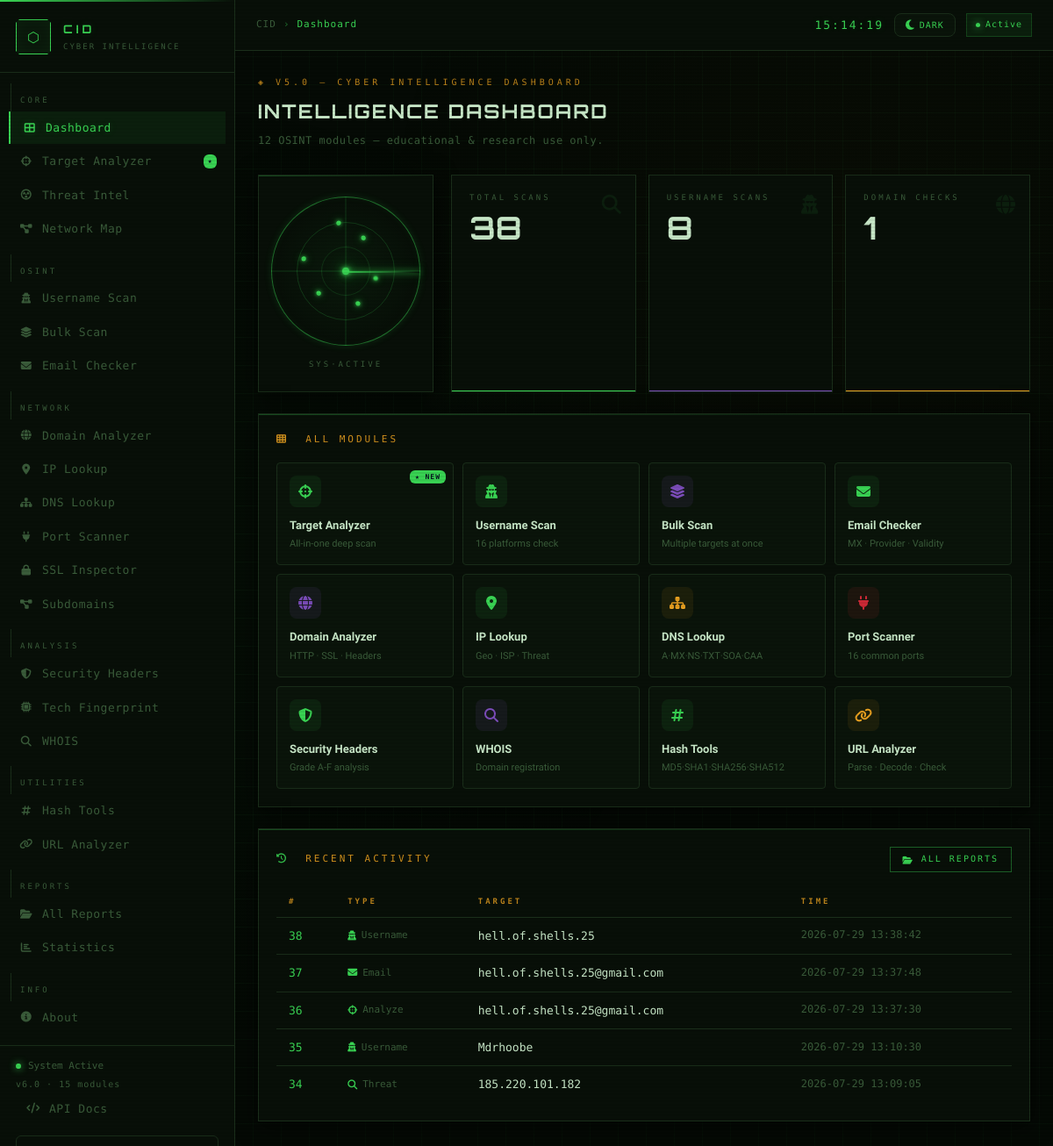
The page / (signed in) on the database as committed earlier.
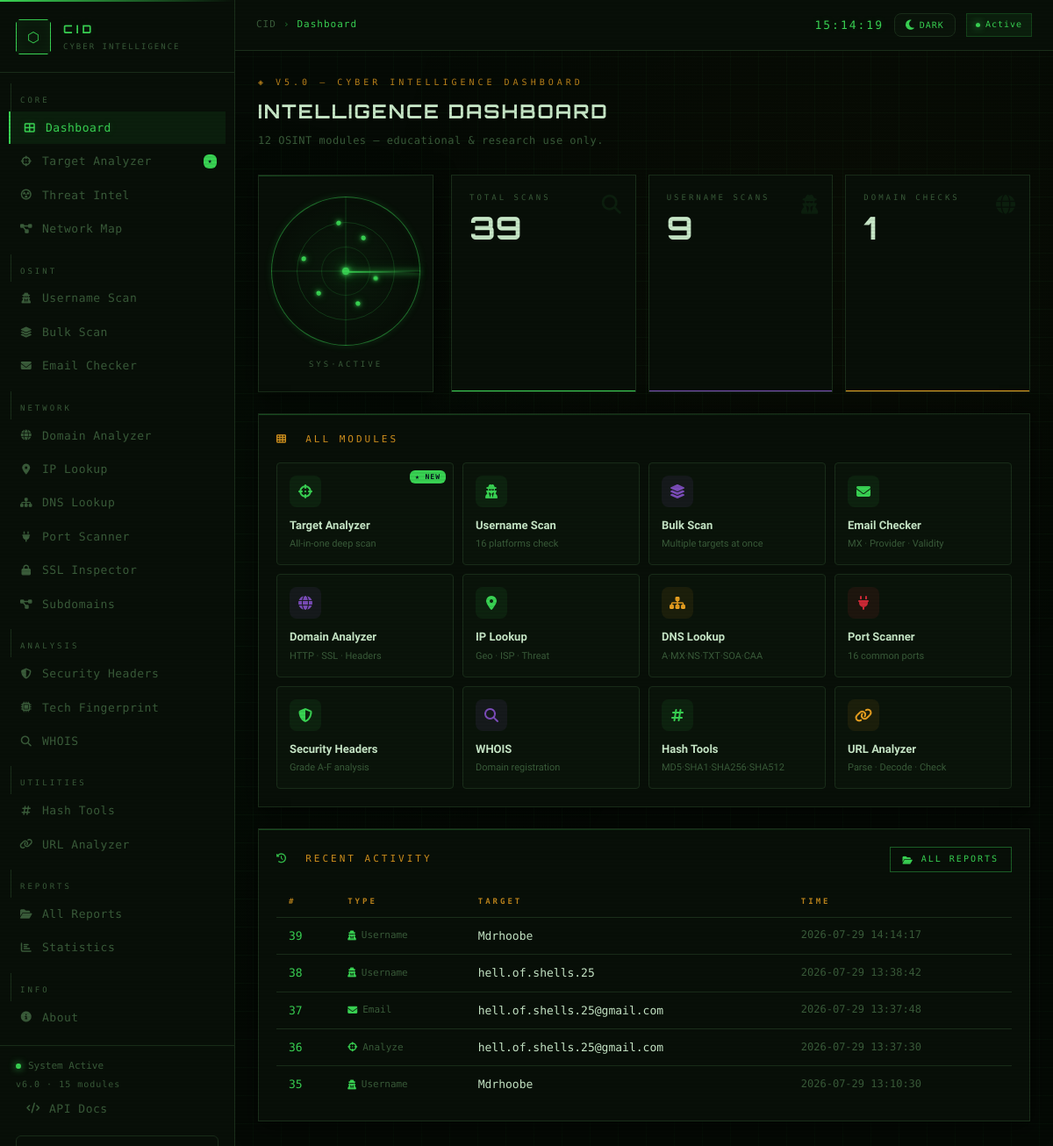
The same page on the database as committed later.
### tables this page shows
CREATE TABLE reports (
                id        INTEGER PRIMARY KEY AUTOINCREMENT,
                type      TEXT NOT NULL,
                target    TEXT NOT NULL,
                results   TEXT NOT NULL DEFAULT '{}',
                summary   TEXT DEFAULT '{}',
                timestamp TEXT NOT NULL
            );

### app.py (the view)
@app.route('/')
@login_required
def dashboard():
    total, uname, domain = count_reports()
    return render_template('dashboard.html', total=total, uname=uname,
                           domain=domain, recent=get_recent_reports(5), active='dashboard')

### app.py (called while the page is built)
def login_required(f):
    @wraps(f)
    def decorated(*args, **kwargs):
        if not session.get('logged_in'):
            return redirect(url_for('login'))
        return f(*args, **kwargs)
    return decorated

### db.py (called while the page is built)
def get_conn():
    conn = sqlite3.connect(DB_PATH)
    conn.row_factory = sqlite3.Row
    return conn

def get_recent_reports(limit=5):
    with get_conn() as conn:
        rows = conn.execute('SELECT * FROM reports ORDER BY id DESC LIMIT ?', (limit,)).fetchall()
    return [_to_dict(r) for r in rows]

def count_reports():
    with get_conn() as conn:
        total  = conn.execute('SELECT COUNT(*) FROM reports').fetchone()[0]
        uname  = conn.execute("SELECT COUNT(*) FROM reports WHERE type='username'").fetchone()[0]
        domain = conn.execute("SELECT COUNT(*) FROM reports WHERE type='domain'").fetchone()[0]
    return total, uname, domain

def _to_dict(row):
    if row is None: return None
    d = dict(row)
    for f in ('results', 'summary'):
        try:    d[f] = json.loads(d[f])
        except: d[f] = {}
    return d

### templates/dashboard.html (shortened to what this page needs)
{% extends "base.html" %}
{% block breadcrumb %}Dashboard{% endblock %}
{% block content %}
<div class="page-hdr">
  <div class="page-eye">◈ v5.0 — Cyber Intelligence Dashboard</div>
  <h1 class="page-title">Intelligence Dashboard</h1>
  <p class="page-sub">12 OSINT modules — educational & research use only.</p>
</div>
<div style="display:grid;grid-template-columns:200px 1fr;gap:20px;margin-bottom:24px;">
  <div class="card" style="padding:24px;display:flex;flex-direction:column;align-items:center;justify-content:center;min-height:200px;">
    <div class="radar-container">
      <div class="radar-sweep"></div>
      <div class="radar-center"></div>
      <div class="radar-target" style="top:28%;left:62%;animation-delay:0.5s;"></div>
      <div class="radar-target" style="top:65%;left:32%;animation-delay:1.4s;"></div>
      <div class="radar-target" style="top:18%;left:45%;animation-delay:2.1s;"></div>
      <div class="radar-target" style="top:72%;left:58%;animation-delay:0.9s;"></div>
      <div class="radar-target" style="top:42%;left:22%;animation-delay:1.7s;"></div>
      <div class="radar-target" style="top:55%;left:70%;animation-delay:2.8s;"></div>
    </div>
    <div style="font-family:var(--font-mono);font-size:9px;color:var(--text-dim);
                letter-spacing:3px;margin-top:14px;text-align:center;">
      SYS·ACTIVE
    </div>
  </div>
  <div style="display:grid;grid-template-columns:repeat(3,1fr);gap:14px;">
    <div class="stat-card c-green">
      <div class="stat-lbl">Total Scans</div>
      <div class="stat-val">{{ total }}</div>
      <div class="stat-icon"><i class="fas fa-search"></i></div>
    </div>
    <div class="stat-card c-violet">
      <div class="stat-lbl">Username Scans</div>
      <div class="stat-val">{{ uname }}</div>
      <div class="stat-icon"><i class="fas fa-user-secret"></i></div>
    </div>
    <div class="stat-card c-amber">
      <div class="stat-lbl">Domain Checks</div>
      <div class="stat-val">{{ domain }}</div>
      <div class="stat-icon"><i class="fas fa-globe"></i></div>
    </div>
  </div>
</div>
<div class="card" style="margin-bottom:24px;">
  <div class="card-label"><i class="fas fa-th" style="color:var(--amber);"></i> &nbsp;All Modules</div>
  <div style="display:grid;grid-template-columns:repeat(4,1fr);gap:10px;">
    {% for route, icon, color, name, desc, is_new in tools %}
    <a href="{{ url_for(route) }}"
       style="display:flex;flex-direction:column;gap:10px;padding:14px;
              background:var(--bg-input);border:1px solid var(--border);border-radius:var(--r);
              text-decoration:none;color:var(--text);transition:all .2s;position:relative;overflow:hidden;"
       onmouseover="this.style.borderColor='var(--{{ color }})';this.style.background='rgba(0,200,255,.04)';this.style.transform='translateY(-2px)'"
       onmouseout="this.style.borderColor='var(--border)';this.style.background='var(--bg-input)';this.style.transform='translateY(0)'">
      {% if is_new %}
      <span style="position:absolute;top:8px;right:8px;background:var(--cyan);color:#07101f;
                   font-size:8px;font-family:var(--font-mono);font-weight:700;padding:1px 6px;
                   border-radius:6px;letter-spacing:1px;">★ NEW</span>
      {% endif %}
      <div style="width:36px;height:36px;border-radius:8px;background:var(--{{ color }}-dim);
                  color:var(--{{ color }});display:flex;align-items:center;justify-content:center;font-size:16px;">
        <i class="{{ icon }}"></i>
      </div>
      <div>
        <div style="font-weight:600;font-size:13px;color:var(--text-hi);">{{ name }}</div>
        <div style="font-size:11px;color:var(--text-dim);margin-top:2px;">{{ desc }}</div>
      </div>
    </a>
    {% endfor %}
  </div>
</div>
<div class="card">
  <div style="display:flex;align-items:center;justify-content:space-between;margin-bottom:16px;">
    <div class="card-label" style="margin-bottom:0;"><i class="fas fa-history" style="color:var(--cyan);"></i> &nbsp;Recent Activity</div>
    <a href="{{ url_for('reports') }}" class="btn btn-outline btn-sm"><i class="fas fa-folder-open"></i> All Reports</a>
  </div>
  {% if recent %}
  <table class="data-table">
    <thead><tr><th>#</th><th>Type</th><th>Target</th><th>Time</th></tr></thead>
    <tbody>
      {% set type_icons = {'username':'fas fa-user-secret','domain':'fas fa-globe',
         'analyze':'fas fa-crosshairs','ip_lookup':'fas fa-map-marker-alt',
         'email':'fas fa-envelope','whois':'fas fa-search','dns':'fas fa-sitemap',
         'port_scan':'fas fa-plug','headers':'fas fa-shield-alt'} %}
      {% for r in recent %}
      <tr>
        <td class="mono" style="color:var(--text-dim);">
          <a href="{{ url_for('view_report', report_id=r.id) }}" style="color:var(--cyan);">{{ r.id }}</a>
        </td>
        <td>
          <span style="font-family:var(--font-mono);font-size:11px;color:var(--text-dim);display:flex;align-items:center;gap:6px;">
            <i class="{{ type_icons.get(r.type, 'fas fa-search') }}" style="color:var(--cyan);"></i>
            {{ r.type.replace('_',' ').title() }}
          </span>
        </td>
        <td class="mono" style="color:var(--text-hi);">
          <a href="{{ url_for('view_report', report_id=r.id) }}" style="color:var(--text-hi);">{{ r.target }}</a>
        </td>
        <td style="color:var(--text-dim);font-size:12px;">{{ r.timestamp }}</td>
      </tr>
      {% endfor %}
    </tbody>
  </table>
  {% else %}
  <div class="empty-state" style="padding:40px;">
    <div class="empty-icon"><i class="fas fa-satellite-dish"></i></div>
    <div class="empty-title">No activity yet</div>
    <div class="empty-text">Start with <a href="{{ url_for('analyze') }}">Target Analyzer</a></div>
  </div>
  {% endif %}
</div>
{% endblock %}

### templates/base.html (shortened to what this page needs)
<!DOCTYPE html>
<html lang="en">
<head>
  <link rel="stylesheet" href="https://cdnjs.cloudflare.com/ajax/libs/font-awesome/6.5.0/css/all.min.css"/>
  <link rel="stylesheet" href="{{ url_for('static', filename='css/style.css') }}"/>
</head>
<body>
<div class="app-layout">
  <aside class="sidebar" id="sidebar">
    <div class="sidebar-logo">
      <div class="logo-badge">⬡</div>
      <div class="logo-text">
        <span class="l-main">CID</span>
        <span class="l-sub">Cyber Intelligence</span>
      </div>
    </div>
    <nav class="sidebar-nav">
      <div class="nav-section">Core</div>
      <a href="{{ url_for('dashboard') }}"
         class="nav-link {% if active=='dashboard' %}active{% endif %}">
        <i class="fas fa-th-large"></i><span>Dashboard</span>
      </a>
      <a href="{{ url_for('analyze') }}"
         class="nav-link {% if active=='analyze' %}active{% endif %}">
        <i class="fas fa-crosshairs"></i>
        <span>Target Analyzer</span>
        {% if active != 'analyze' %}
        <span style="margin-left:auto;font-size:8px;background:var(--cyan);color:#07101f;
                     padding:1px 5px;border-radius:6px;font-weight:800;">★</span>
        {% endif %}
      </a>
<a href="{{ url_for('threat_intel') }}"
         class="nav-link {% if active=='threat' %}active{% endif %}"
         style="{% if active=='threat' %}color:var(--red);border-left-color:var(--red);background:var(--red-dim);{% endif %}">
        <i class="fas fa-radiation-alt"></i><span>Threat Intel</span>
      </a>
      <a href="{{ url_for('network_map') }}"
         class="nav-link {% if active=='network_map' %}active{% endif %}">
        <i class="fas fa-project-diagram"></i><span>Network Map</span>
      </a>
      <div class="nav-section" style="margin-top:10px;">OSINT</div>
      <a href="{{ url_for('username') }}"
         class="nav-link {% if active=='username' %}active{% endif %}">
        <i class="fas fa-user-secret"></i><span>Username Scan</span>
      </a>
      <a href="{{ url_for('bulk') }}"
         class="nav-link {% if active=='bulk' %}active{% endif %}">
        <i class="fas fa-layer-group"></i><span>Bulk Scan</span>
      </a>
      <a href="{{ url_for('email_checker') }}"
         class="nav-link {% if active=='email_checker' %}active{% endif %}">
        <i class="fas fa-envelope"></i><span>Email Checker</span>
      </a>
      <div class="nav-section" style="margin-top:10px;">Network</div>
      <a href="{{ url_for('domain') }}"
         class="nav-link {% if active=='domain' %}active{% endif %}">
        <i class="fas fa-globe"></i><span>Domain Analyzer</span>
      </a>
      <a href="{{ url_for('ip_lookup') }}"
         class="nav-link {% if active=='ip_lookup' %}active{% endif %}">
        <i class="fas fa-map-marker-alt"></i><span>IP Lookup</span>
      </a>
      <a href="{{ url_for('dns_lookup_route') }}"
         class="nav-link {% if active=='dns' %}active{% endif %}">
        <i class="fas fa-sitemap"></i><span>DNS Lookup</span>
      </a>
      <a href="{{ url_for('port_scanner') }}"
         class="nav-link {% if active=='port_scanner' %}active{% endif %}">
        <i class="fas fa-plug"></i><span>Port Scanner</span>
      </a>
      <a href="{{ url_for('ssl_inspector') }}"
         class="nav-link {% if active=='ssl' %}active{% endif %}">
        <i class="fas fa-lock"></i><span>SSL Inspector</span>
      </a>
      <a href="{{ url_for('subdomain_finder') }}"
         class="nav-link {% if active=='subdomains' %}active{% endif %}">
        <i class="fas fa-project-diagram"></i><span>Subdomains</span>
      </a>
      <div class="nav-section" style="margin-top:10px;">Analysis</div>
      <a href="{{ url_for('headers_check') }}"
         class="nav-link {% if active=='headers' %}active{% endif %}">
        <i class="fas fa-shield-alt"></i><span>Security Headers</span>
      </a>
      <a href="{{ url_for('tech_detect') }}"
         class="nav-link {% if active=='tech' %}active{% endif %}">
        <i class="fas fa-microchip"></i><span>Tech Fingerprint</span>
      </a>
      <a href="{{ url_for('whois_lookup') }}"
         class="nav-link {% if active=='whois' %}active{% endif %}">
        <i class="fas fa-search"></i><span>WHOIS</span>
      </a>
      <div class="nav-section" style="margin-top:10px;">Utilities</div>
      <a href="{{ url_for('hash_tools') }}"
         class="nav-link {% if active=='hash_tools' %}active{% endif %}">
        <i class="fas fa-hashtag"></i><span>Hash Tools</span>
      </a>
      <a href="{{ url_for('url_analyzer') }}"
         class="nav-link {% if active=='url_analyzer' %}active{% endif %}">
        <i class="fas fa-link"></i><span>URL Analyzer</span>
      </a>
      <div class="nav-section" style="margin-top:10px;">Reports</div>
      <a href="{{ url_for('reports') }}"
         class="nav-link {% if active=='reports' %}active{% endif %}">
        <i class="fas fa-folder-open"></i><span>All Reports</span>
      </a>
      <a href="{{ url_for('stats') }}"
         class="nav-link {% if active=='stats' %}active{% endif %}">
        <i class="fas fa-chart-bar"></i><span>Statistics</span>
      </a>
      <div class="nav-section" style="margin-top:10px;">Info</div>
      <a href="{{ url_for('about') }}"
         class="nav-link {% if active=='about' %}active{% endif %}">
        <i class="fas fa-info-circle"></i><span>About</span>
      </a>
    </nav>
    <div class="sidebar-footer">
      <div class="sys-status">
        <span class="dot on"></span>System Active
      </div>
      <div class="ver">v6.0 · 15 modules</div>
<a href="{{ url_for('api_docs') }}"
         class="nav-link {% if active=='api_docs' %}active{% endif %}">
        <i class="fas fa-code"></i><span>API Docs</span>
      </a>
      <a href="{{ url_for('logout') }}"
         style="display:flex;align-items:center;gap:8px;margin-top:12px;font-size:11px;
                color:var(--text-dim);text-decoration:none;padding:7px 10px;
                border-radius:6px;border:1px solid var(--border);transition:all .2s;"
         onmouseover="this.style.color='var(--red)';this.style.borderColor='rgba(244,63,94,.4)'"
         onmouseout="this.style.color='var(--text-dim)';this.style.borderColor='var(--border)'">
      </a>
    </div>
  </aside>
  <div class="main-wrapper">
    <header class="topbar">
      <div style="display:flex;align-items:center;gap:12px;">
        <div class="breadcrumb">
          <span>CID</span>
          <span class="sep">›</span>
          <span class="here">{% block breadcrumb %}Home{% endblock %}</span>
        </div>
      </div>
      <div class="topbar-right">
        <div class="clock" id="clock">00:00:00</div>
        <button onclick="toggleTheme()" id="themeBtn"
          style="background:var(--bg-input);border:1px solid var(--border);
                 border-radius:8px;color:var(--cyan);cursor:pointer;
                 padding:6px 12px;font-size:13px;transition:all .2s;
                 display:flex;align-items:center;gap:6px;">
          <i class="fas fa-moon" id="themeIcon"></i>
          <span id="themeLabel" style="font-family:var(--font-mono);font-size:10px;letter-spacing:1px;">DARK</span>
        </button>
        <div class="session-tag">
          <span class="dot on" style="width:5px;height:5px;"></span>
          Active
        </div>
      </div>
    </header>
    <main class="content">
      {% block content %}{% endblock %}
    </main>
  </div>
</div>
</body>
</html>

Rows that differ between the two databases and show on the page:
no longer on this page (row unchanged): reports: id "34", type.replace "Threat", target "185.220.101.182", timestamp "2026-07-29 13:09:05"
added reports: id "39", type.replace "Username", target "Mdrhoobe", timestamp "2026-07-29 14:14:17"
Other text that changed with them:
{{ total }}: "38" → "39"
{{ uname }}: "8" → "9"
